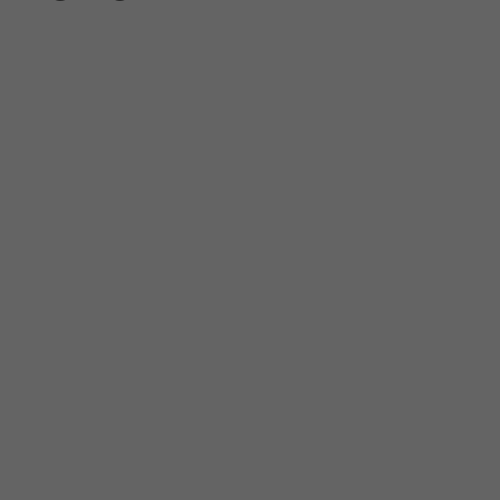
Frame 1 (no input)
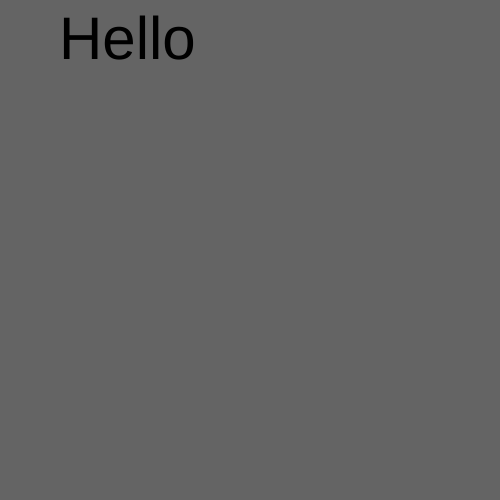
Frame 60 (no input)
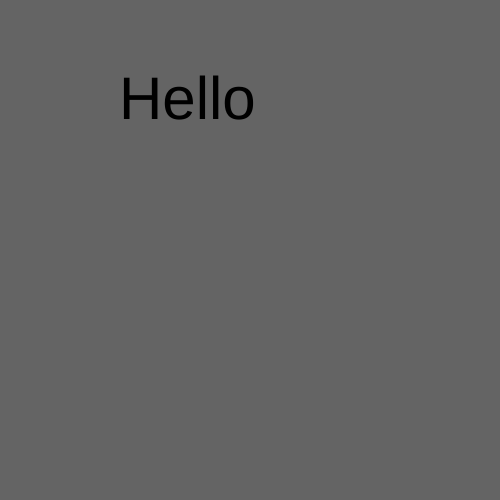
Frame 120 (the mouse pressed at the canvas centre since frame 60)

The p5.js sketch that drew these frames (run headless with seeded random() and noise() and a simulated clock; from frame 60 on, the mouse is pressed at the canvas centre):

// p5.js sketch
// ── sketch.js
var x = 0;

function setup() {
  createCanvas(500, 500);
}

function draw() {
  background(100);

  //rect(x, 250, 50, 50);
  textSize(60);
  text("Hello",  x,  x);

  x = x + 1;

  if(x > width) {
    x = 0;
  }
}
